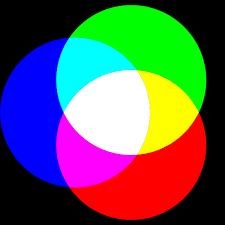
#> input picture 3401/image/RGB_test.png, 225 x 225 px
$ jupyter execute Inclass.ipynb
#> lines starting #> are read from the running program, lines starting #| are printed output that depends on the picture
[cell 1]
import cv2
import matplotlib.pyplot as plt
import numpy as np

[cell 2]
def image_show(img) :
    cv2.imshow("xxxx",img)
    cv2.waitKey(0)
    cv2.destroyAllWindows()
    cv2.waitKey(1)

[cell 3]
img = np.zeros((512, 512, 3), dtype="uint8")
img[:,:256,2] = 125
img[:,256:,2] = 121
img[:,:256,1] = 87
img[:,256:,1] = 133

[cell 4]
plt.imshow(img)
plt.axis('off')
plt.show()
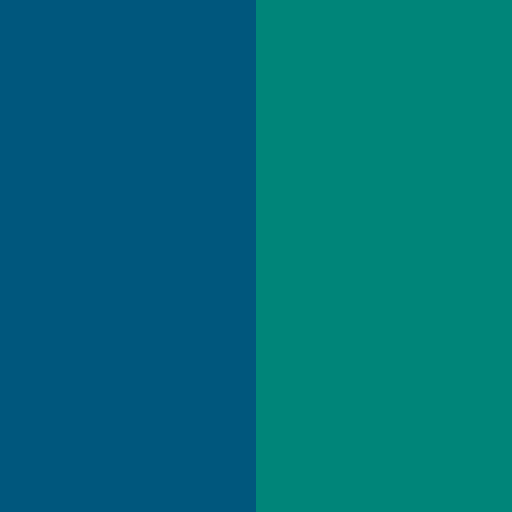
#> shown: shape (512, 512, 3); mean R, G, B 0, 110, 123

[cell 5]
img_float = img/255.
print(np.unique(img_float[:,:,2]))
print(np.unique(img_float[:,:,1]))
print(np.unique(img_float[:,:,0]))
c = 1 - img_float[:,:,0]
m = 1 - img_float[:,:,1]
y = 1 - img_float[:,:,2]
k = np.minimum(c, np.minimum(m, y))
print(f"c = {np.unique(c)}")
print(f"m = {np.unique(m)}")
print(f"y = {np.unique(y)}")
print(f"k = {np.unique(k)}")
print("--------------------------")
print("C :",np.unique(c[:,:256]),np.unique(c[:,256:]))
print("M :",np.unique(m[:,:256]),np.unique(m[:,256:]))
print("Y :",np.unique(y[:,:256]),np.unique(y[:,256:]))
print("K :",np.unique(k[:,:256]),np.unique(k[:,256:]))

[cell 6]
img = cv2.imread('../image/RGB_test.png')
#> img is the input picture: shape (225, 225, 3); mean B, G, R 88.9, 88.9, 88.9
image_show(img)

[cell 7]
def RGB2CMYK(img) :
    img = img/255.
    r = img[:,:,2]
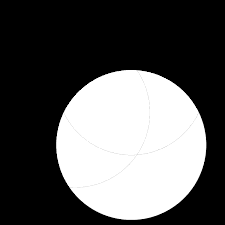
#> r: shape (225, 225) float64; min 0, max 1, mean 0.349
    g = img[:,:,1]
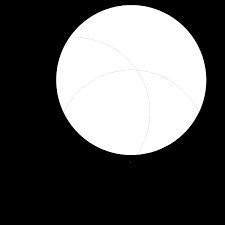
#> g: shape (225, 225) float64; min 0, max 1, mean 0.349
    b = img[:,:,0]
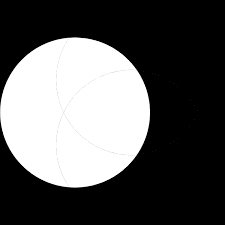
#> b: shape (225, 225) float64; min 0, max 1, mean 0.349

    c = 1 - r
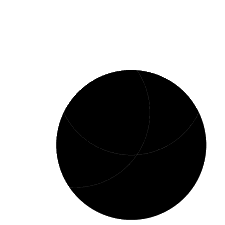
#> c: shape (225, 225) float64; min 0, max 1, mean 0.651
    m = 1 - g
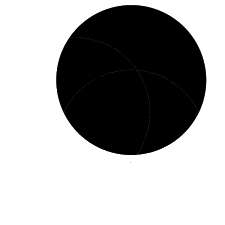
#> m: shape (225, 225) float64; min 0, max 1, mean 0.651
    y = 1 - b
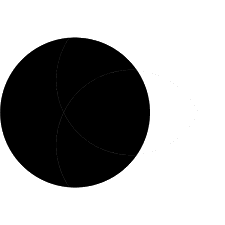
#> y: shape (225, 225) float64; min 0, max 1, mean 0.651
    k = np.minimum(np.minimum(c,m),y)
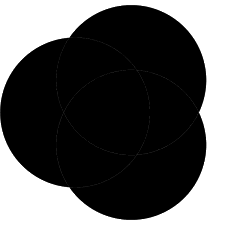
#> k: shape (225, 225) float64; min 0, max 1, mean 0.337

    denominator = 1 - k
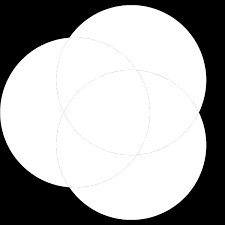
#> denominator: shape (225, 225) float64; min 0, max 1, mean 0.663
    c = (1-c)/denominator
    m = (1-m)/denominator
    y = (1-y)/denominator

    return np.dstack((c,m,y,k)*255).astype('uint8')

[cell 8]
cmykImg = RGB2CMYK(img)
print(cmykImg.shape)
#| (225, 225, 1020)

$ run again, with 3401/image/cortex.png copied over 3401/image/RGB_test.png
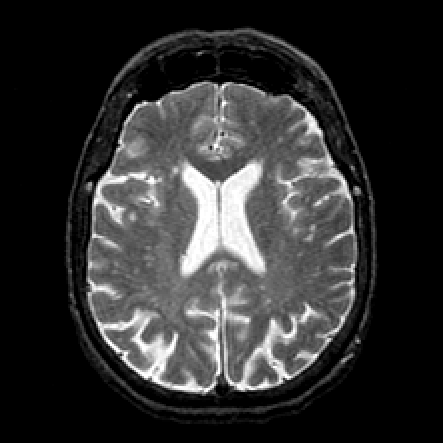
#> input picture 3401/image/cortex.png, 443 x 443 px
#> img is the input picture: shape (443, 443, 3); min 0, max 255, mean 48.6
#> in RGB2CMYK, `c = 1 - r`:
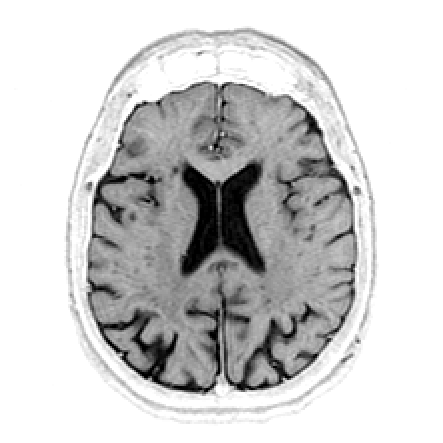
#> c: shape (443, 443) float64; min 0, max 1, mean 0.81
#| (443, 443, 1020)
